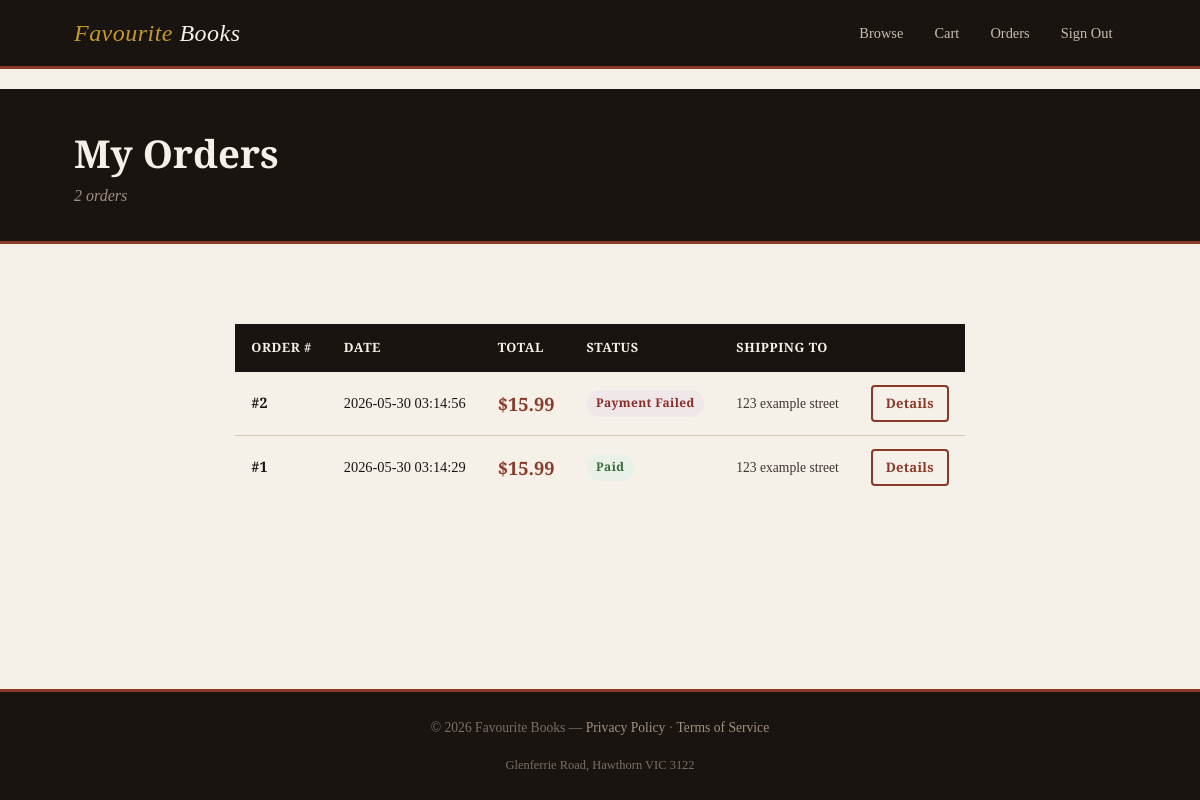
The app's page /orders (signed in) with its own data.
### tables this page shows
CREATE TABLE orders (
                id INTEGER PRIMARY KEY AUTOINCREMENT,
                account_id INTEGER NOT NULL,
                total_price REAL NOT NULL,
                status TEXT NOT NULL DEFAULT 'pending',
                created_at TIMESTAMP DEFAULT CURRENT_TIMESTAMP,
                shipping_address TEXT NOT NULL,
                FOREIGN KEY (account_id) REFERENCES accounts(id)
            );

### app.py (the view)
@app.route("/orders")
@login_required
@customer_required
def my_orders():
    orders = Order.get_for_account(session["account_id"])
    return render_template("my_orders.html", orders=orders)

### app.py (called while the page is built)
def login_required(f):
    @wraps(f)
    def decorated(*args, **kwargs):
        if "account_id" not in session:
            flash("Please log in to access this page.", "warning")
            return redirect(url_for("login"))
        return f(*args, **kwargs)
    return decorated

def customer_required(f):
    @wraps(f)
    def decorated(*args, **kwargs):
        if session.get("role") != "customer":
            flash("This page is for customers only.", "warning")
            return redirect(url_for("index"))
        return f(*args, **kwargs)
    return decorated

### models/database.py (called while the page is built)
    def __new__(cls):
        if cls._instance is None:
            cls._instance = super().__new__(cls)
            cls._instance._connection = None
        return cls._instance

    def get_connection(self):
        if self._connection is None:
            self._connection = sqlite3.connect(self._db_path, check_same_thread=False)
            self._connection.row_factory = sqlite3.Row
            self._connection.execute("PRAGMA foreign_keys = ON")
        return self._connection

    def fetchall(self, query, params=()):
        conn = self.get_connection()
        cursor = conn.cursor()
        cursor.execute(query, params)
        return cursor.fetchall()

### models/order.py (called while the page is built)
    @property
    def id(self):
        return self._id

    @property
    def total_price(self):
        return self._total_price

    @property
    def status(self):
        return self._status

    @property
    def created_at(self):
        return self._created_at

    @property
    def shipping_address(self):
        return self._shipping_address

    @staticmethod
    def get_for_account(account_id):
        db = Database()
        rows = db.fetchall(
            "SELECT * FROM orders WHERE account_id = ? ORDER BY created_at DESC",
            (account_id,)
        )
        return [Order(r["id"], r["account_id"], r["total_price"],
                      r["status"], r["created_at"], r["shipping_address"]) for r in rows]

### templates/my_orders.html (shortened to what this page needs)
{% extends "base.html" %}
{% block full_width %}
<div class="page-header">
  <div class="container">
    <h1>My Orders</h1>
    <p>{{ orders|length }} order{{ 's' if orders|length != 1 }}</p>
  </div>
</div>
{% endblock %}
{% block content %}
{% if orders %}
  <div class="table-wrap">
    <table>
      <thead>
        <tr>
          <th>Order #</th>
          <th>Date</th>
          <th>Total</th>
          <th>Status</th>
          <th>Shipping To</th>
          <th></th>
        </tr>
      </thead>
      <tbody>
        {% for order in orders %}
          <tr>
            <td><strong>#{{ order.id }}</strong></td>
            <td>{{ order.created_at }}</td>
            <td class="price">${{ "%.2f"|format(order.total_price) }}</td>
            <td>
              {% if order.status == 'paid' %}
                <span class="badge badge-paid">Paid</span>
              {% elif order.status == 'payment_failed' %}
                <span class="badge badge-failed">Payment Failed</span>
              {% else %}
                <span class="badge badge-pending">{{ order.status|capitalize }}</span>
              {% endif %}
            </td>
            <td class="text-small text-muted">{{ order.shipping_address }}</td>
            <td><a href="{{ url_for('order_detail', order_id=order.id) }}" class="btn btn-outline btn-sm">Details</a></td>
          </tr>
        {% endfor %}
      </tbody>
    </table>
  </div>
{% endif %}
{% endblock %}

### static/css/style.css (style rules this page uses)
:root { --cream: #f5f0e8; --parchment: #ede8da; --ink: #1a1410; --ink-light: #3d3530; --rust: #8b3a2a; --rust-hover: #6e2d20; --gold: #c49a2a; --sage: #4a5e4a; --border: #d4c9b0; --shadow: rgba(26, 20, 16, 0.12); --success: #3a6b3a; --danger: #8b2a2a; --warning: #7a5c1a; --info: #2a4a6b; --radius: 4px; --transition: 0.2s ease; }
*, *::before, *::after { box-sizing: border-box; margin: 0; padding: 0; }
html { font-size: 16px; scroll-behavior: smooth; }
body { font-family: 'Source Serif 4', Georgia, serif; background-color: var(--cream); color: var(--ink); line-height: 1.7; min-height: 100vh; display: flex; flex-direction: column; }
h1, h2, h3, h4, h5 { font-family: 'Playfair Display', Georgia, serif; font-weight: 700; line-height: 1.25; color: var(--ink); }
h1 { font-size: 2.4rem; }
a { color: var(--rust); text-decoration: none; transition: color var(--transition); }
p { margin-bottom: 1rem; }
p:last-child { margin-bottom: 0; }
.container { max-width: 1100px; margin: 0 auto; padding: 0 1.5rem; }
.btn { display: inline-block; padding: 0.6rem 1.4rem; border: 2px solid transparent; border-radius: var(--radius); font-family: 'Source Serif 4', serif; font-size: 0.9rem; font-weight: 600; cursor: pointer; transition: all var(--transition); text-decoration: none !important; letter-spacing: 0.02em; }
.btn-outline { background: transparent; color: var(--rust); border-color: var(--rust); }
.btn-sm { padding: 0.35rem 0.8rem; font-size: 0.82rem; }
.price { font-family: 'Playfair Display', serif; font-size: 1.15rem; color: var(--rust); font-weight: 700; }
.badge { display: inline-block; padding: 0.2rem 0.6rem; border-radius: 20px; font-size: 0.75rem; font-weight: 600; letter-spacing: 0.03em; }
.badge-paid { background: #e8f0e8; color: var(--success); }
.badge-failed { background: #f0e8e8; color: var(--danger); }
.table-wrap { overflow-x: auto; }
table { width: 100%; border-collapse: collapse; font-size: 0.9rem; }
thead { background: var(--ink); color: var(--cream); }
thead th { padding: 0.8rem 1rem; font-family: 'Source Serif 4', serif; font-weight: 600; text-align: left; letter-spacing: 0.04em; font-size: 0.8rem; text-transform: uppercase; }
tbody tr { border-bottom: 1px solid var(--border); transition: background var(--transition); }
tbody td { padding: 0.8rem 1rem; vertical-align: middle; }
tbody tr:last-child { border-bottom: none; }
.page-header { background: var(--ink); color: var(--cream); padding: 2.5rem 0 2rem; margin-bottom: 2.5rem; border-bottom: 3px solid var(--rust); }
.page-header h1 { color: var(--cream); margin-bottom: 0.3rem; }
.page-header p { color: #a09080; margin: 0; font-style: italic; }
.text-muted { color: var(--ink-light); }
.text-small { font-size: 0.85rem; }

### records on screen
orders: id "2", created_at "2026-05-30 03:14:56", total_price "15.99", status "Payment Failed", shipping_address "123 example street"
orders: id "1", created_at "2026-05-30 03:14:29", total_price "15.99", status "Paid", shipping_address "123 example street"

### other values on screen
{{ orders|length }} "2"
{{ 's' if orders|length != 1 }} "s"
